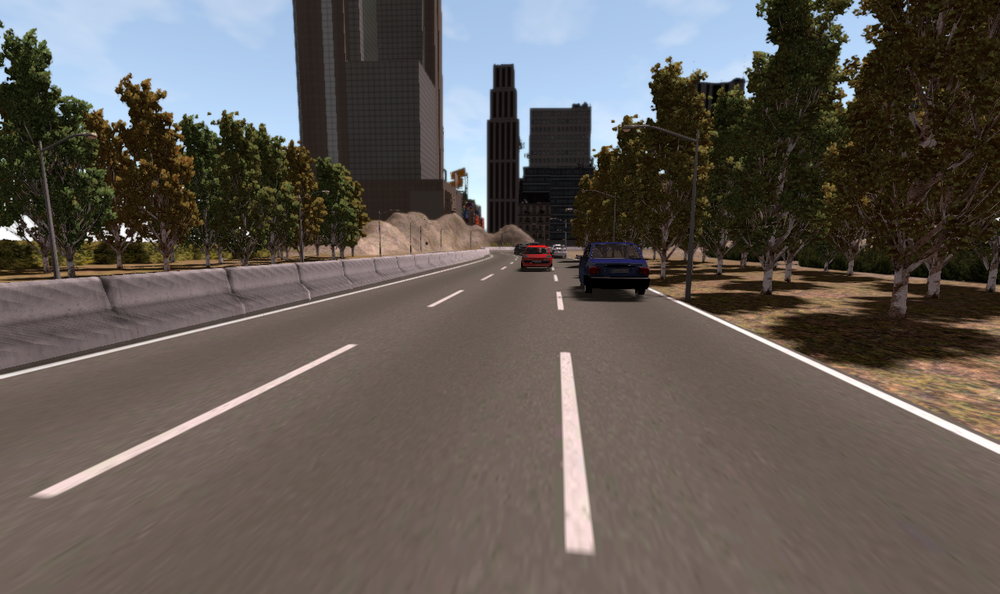
#> input picture test_1_line_fitting/data/input/001109.png, 1000 x 594 px, shrunk from 1280 x 760 before the run
$ python Hough.py
#> lines starting #> are read from the running program, lines starting #| are printed output that depends on the picture; after the words box and inside, x2 and y2 are one past the last pixel; in counts of white or black regions, pixels touching at a corner belong together
#> further down, img is the input picture: shape (594, 1000, 3); mean B, G, R 84.8, 89.8, 96.4
import numpy as np
import cv2
import math
import matplotlib.pyplot as plt
from skimage.feature import peak_local_max


def rgb2gray(rgb):
    return np.dot(rgb[..., :3], [0.299, 0.587, 0.114]).astype(np.uint8)
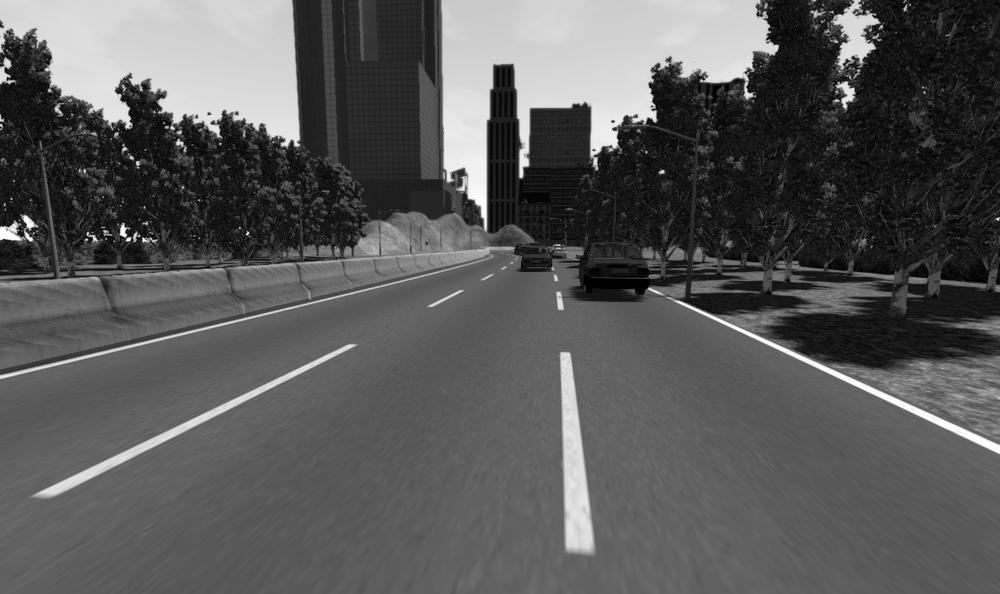
#> returned value: shape (594, 1000); min 0, max 254, mean 88.6


def hough_line(img, angle_step=1, lines_are_white=True, value_threshold=230):
    """
    Hough transform for lines
    Input:
    img - 2D binary image with nonzeros representing edges
    angle_step - Spacing between angles to use every n-th angle
                 between -90 and 90 degrees. Default step is 1.
    lines_are_white - boolean indicating whether lines to be detected are white
    value_threshold - Pixel values above or below the value_threshold are edges
    Returns:
    accumulator - 2D array of the hough transform accumulator
    theta - array of angles used in computation, in radians.
    rhos - array of rho values. Max size is 2 times the diagonal
           distance of the input image.
    """
#> called with angle_step = 1, lines_are_white = True, value_threshold = 230
    # Rho and Theta ranges
    thetas = np.deg2rad(np.arange(-90.0, 90.0, angle_step))
    width, height = img.shape
#> width = 594; height = 1000
    diag_len = int(round(math.sqrt(width * width + height * height)))
#> diag_len = 1163
    rhos = np.linspace(-diag_len, diag_len, diag_len * 2)
#> rhos = 2326 values from -1163 to 1163

    # Cache some resuable values
    cos_t = np.cos(thetas)
    sin_t = np.sin(thetas)
    num_thetas = len(thetas)

    # Hough accumulator array of theta vs rho
    accumulator = np.zeros((2 * diag_len, num_thetas), dtype=np.uint8)
    # (row, col) indexes to edges
    are_edges = img > value_threshold if lines_are_white else img < value_threshold
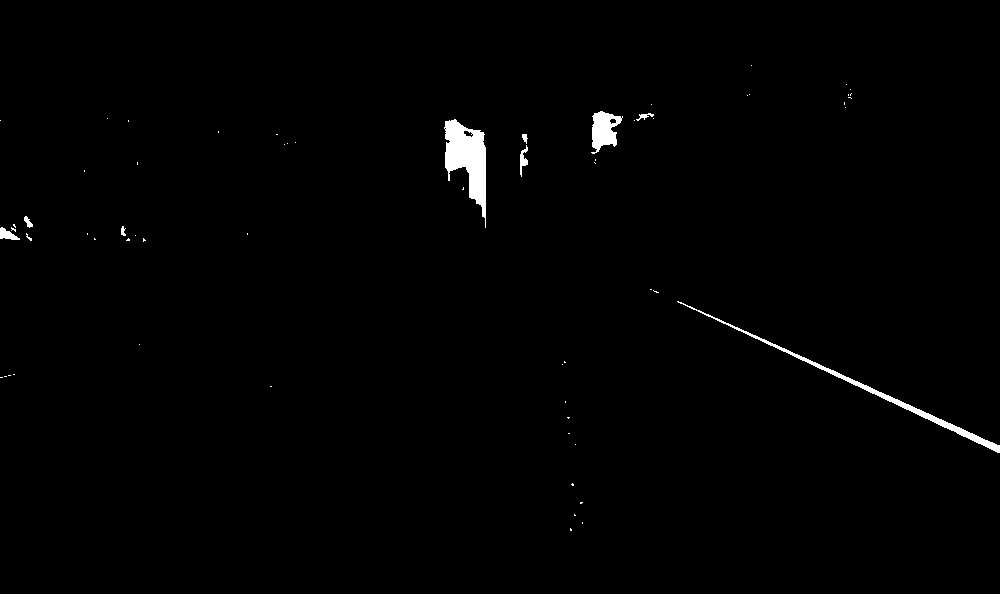
#> are_edges: shape (594, 1000) bool; 0.88% white; 63 white regions (54 under 20 px), largest, box (x1, y1, x2, y2) and area: (444, 119, 486, 228) 2337, (677, 301, 1000, 453) 1499, (591, 111, 623, 154) 810
    y_idxs, x_idxs = np.nonzero(are_edges)
#> y_idxs = 5255 values from 65 to 530; x_idxs = 5255 values, max 999 at index 5170, min 0 at index 256, mean 584.7


    # Vote in the hough accumulator
    print(len(x_idxs))
#| 5255
    for i in range(len(x_idxs)):
        x = x_idxs[i]
        y = y_idxs[i]
        print(i)
        for t_idx in range(num_thetas):
            # Calculate rho. diag_len is added for a positive index
            rho = diag_len + int(round(x * cos_t[t_idx] + y * sin_t[t_idx]))
            accumulator[rho, t_idx] += 1
#> this loop made 5255 passes
#> (x, y) on passes 1 to 3: (751, 65), (846, 84), (850, 89)
#| 0
#| 1
#| 2
#| 3
#| 4
#| 5
#| 6
#| 7
#> (further printed lines are left out)
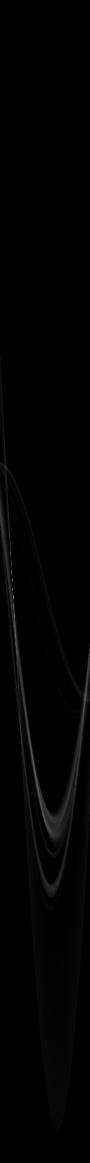
#> accumulator: shape (2326, 180) (shown at 1/2 size); min 0, max 252, mean 2.3

    return accumulator, thetas, rhos


def show_hough_line(img, accumulator, thetas, rhos, save_path=None):
    fig, ax = plt.subplots(1, 2, figsize=(10, 10))

    ax[0].imshow(img, cmap=plt.cm.gray)
    ax[0].set_title('Input image')
    ax[0].axis('image')

    ax[1].imshow(
        accumulator, cmap='jet',
        extent=[np.rad2deg(thetas[-1]), np.rad2deg(thetas[0]), rhos[-1], rhos[0]])
    ax[1].set_aspect('equal', adjustable='box')
    ax[1].set_title('Hough transform')
    ax[1].set_xlabel('Angles (degrees)')
    ax[1].set_ylabel('Distance (pixels)')
    ax[1].axis('image')

    # plt.axis('off')
    if save_path is not None:
        plt.savefig(save_path, bbox_inches='tight')
    plt.show()


if __name__ == '__main__':
    img = cv2.imread('001109.png')

    if img.ndim == 3:
        img_g = rgb2gray(img)

    accumulator, thetas, rhos = hough_line(img_g)
#> thetas = 180 values from -1.57 to 1.55; rhos = 2326 values from -1163 to 1163
    # show_hough_line(img, accumulator,thetas, rhos)
    #show_hough_line(img, accumulator, thetas, rhos, save_path='test.png')
    max=np.max(accumulator)
#> max = 252

    # Comparison between image_max and im to find the coordinates of local maxima

    coordinates =peak_local_max(accumulator,min_distance=5,threshold_abs =0.8*max)
#> coordinates = [[1161, 24], [1194, 26], [1179, 25]]
    #i, j = np.where(accumulator > max*0.8)
    fig = plt.figure()
    ax = fig.add_subplot(111)
    ax.imshow(accumulator, cmap='jet')
    ax.set_aspect('equal', adjustable='box')
    plt.show()
    a = np.cos(thetas)
#> a = 180 values, max 1 at index 90, min 6.12e-17 at index 0, mean 0.637
    b=np.sin(thetas)
#> b = 180 values from -1 to 1
    for l in range(len(coordinates)):
        index_rho= coordinates[l][0]
        index_thetas=coordinates[l][1]
        x0=a[index_thetas]*rhos[index_rho]
        y0=b[index_thetas]*rhos[index_rho]
        x1 =int(x0 + 1000*(-b[index_thetas]))
        y1 =int(y0 + 1000*a[index_thetas])
        x2 =int(x0 - 1000*(-b[index_thetas]))
        y2 = int(y0 - 1000*a[index_thetas])


        cv2.line(img, (int(x1), y1), (x2, int(y2)), (255, 0, 0), 5)
#> this loop made 3 passes
#> (index_rho, index_thetas, x0, y0, x1, y1, x2, y2) on passes 1 to 3: (1161, 24, -0.61, 1.37, 912, 408, -914, -405), (1194, 26, 13.81, -28.32, 912, 410, -884, -466), (1179, 25, 6.98, -14.96, 913, 407, -899, -437)
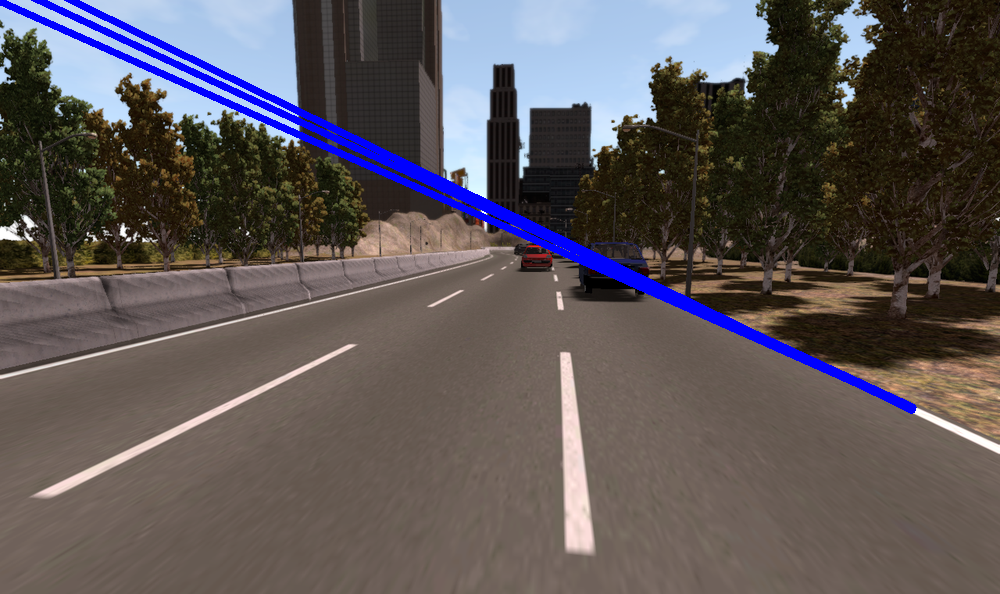
#> img: shape (594, 1000, 3); 2.84% of pixels changed, all inside (x1, y1, x2, y2) = (0, 0, 917, 414)
    cv2.imwrite('test.png', img)
